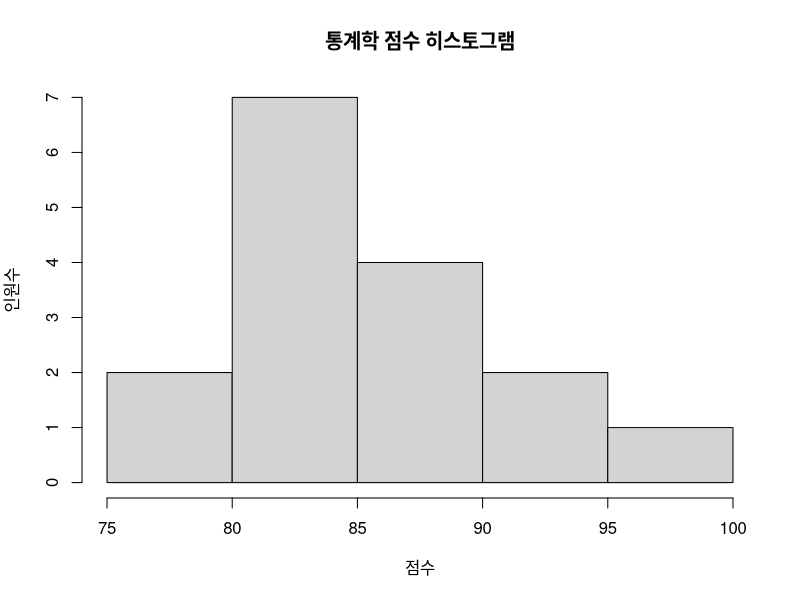
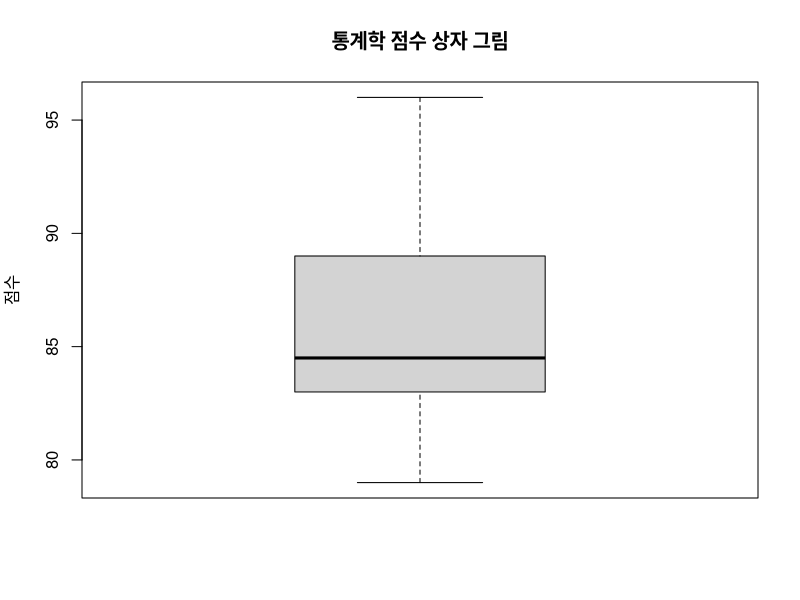

Write the R code that produced these figures, in order.
## ---- chunk 1


# 점수 데이터 입력
score = c(88, 83, 83, 85, 94, 88, 91, 96, 
          89, 83, 81, 80, 84, 89, 83, 79)
# 히스토그램
hist(score, breaks=4, main="통계학 점수 히스토그램", xlab="점수", ylab="인원수")
# 상자 그림
boxplot(score,  main="통계학 점수 상자 그림", ylab="점수")
# 다섯 수치 요약
fivenum(score)

